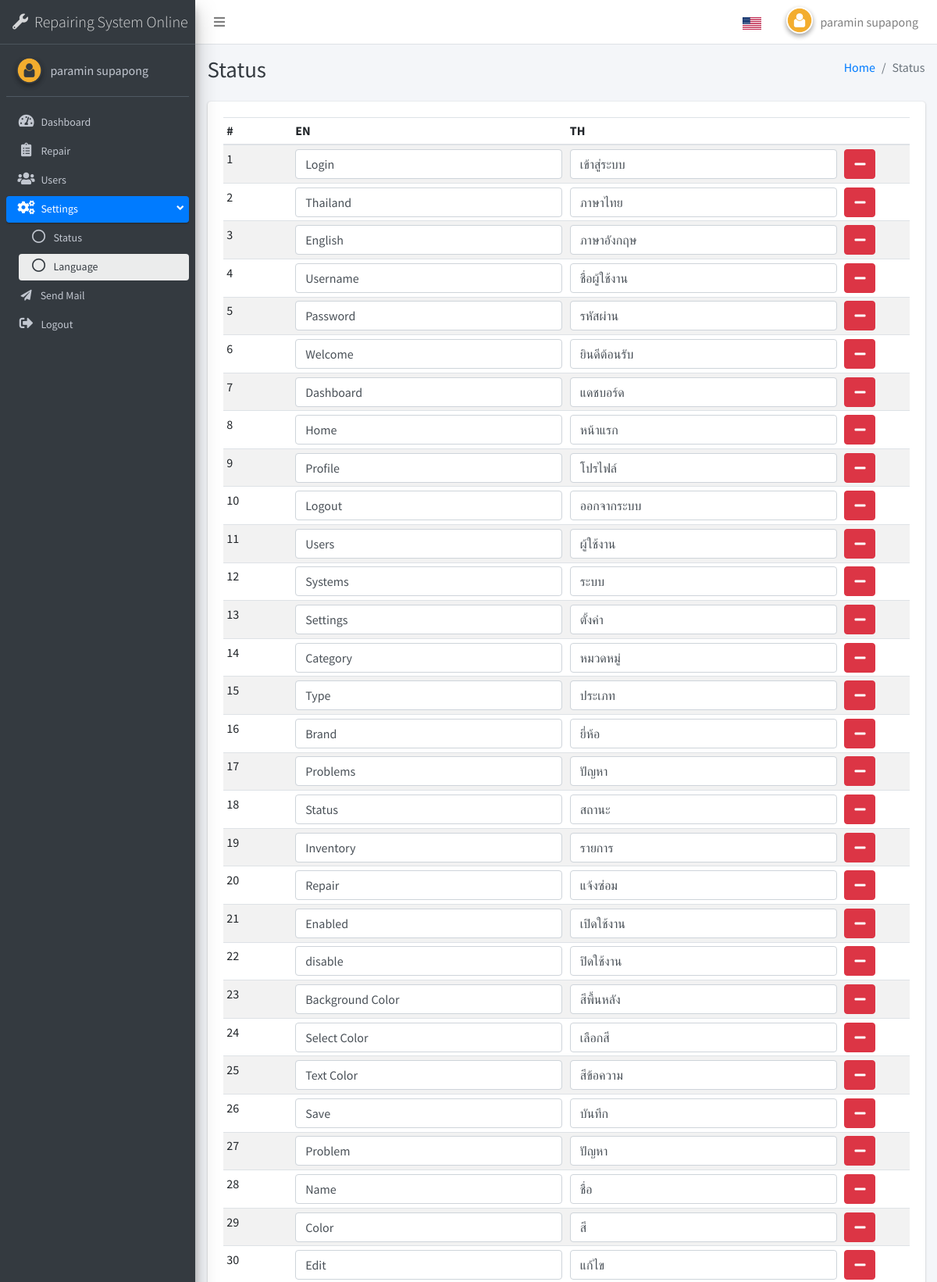
Page /index.php?page=language (signed in, upper part) on the committed database.
### tables this page shows
CREATE TABLE `ui_language` (
  `id` int(11) NOT NULL,
  `en` text NOT NULL,
  `th` text NOT NULL
);

### apps/language/index.php (the view, shortened to what this page needs)
<?php
  $fields = "*";
  $table = "ui_language";
  $conditions = "";
  $languages = fetch_all($fields, $table, $conditions);
?>
<div class="content-wrapper">
  <div class="content-header">
    <div class="container-fluid">
      <div class="row mb-2">
        <div class="col-sm-6">
          <h1 class="m-0 text-dark"><?php lang("Status");?></h1>
        </div>
        <div class="col-sm-6">
          <ol class="breadcrumb float-sm-right">
            <li class="breadcrumb-item"><a href="./"><?php lang("Home");?></a></li>
            <li class="breadcrumb-item active"><?php lang("Status");?></li>
          </ol>
        </div>
      </div>
    </div>
  </div>
  <div class="content">
    <div class="container-fluid">
      <div class="row">
        <div class="col-lg-12">
          <div class="card">
            <div class="card-body">
              <form action="apps/language/do_language.php?action=update_language" id="frm" method="POST">
                <div class="table-responsive">
                  <table class="table table-striped table-hover table-sm">
                    <thead>
                      <tr>
                        <th width="10%">#</th>
                        <th width="40%"><?php lang("EN");?></th>
                        <th width="40%"><?php lang("TH");?></th>
                        <th width="10%"></th>
                      </tr>
                    </thead>
                    <tbody>
                      <?php
                $i = 1;
                foreach($languages as $row){
                ?>
                      <tr>
                        <td><?php echo $i++;?></td>
                        <td><input type="text" name="en[<?php echo $row["id"];?>][]" class="form-control" value="<?php echo $row["en"];?>"></td>
                        <td><input type="text" name="th[<?php echo $row["id"];?>][]" class="form-control" value="<?php echo $row["th"];?>"></td>
                        <td>
                          <a href="apps/language/do_language.php?action=delete&id=<?php echo $row["id"];?>" class="btn btn-danger" onClick="return confirm('Delete?');"><i class="fas fa-minus"></i></a>
                        </td>
                      </tr>
                <?php } ?>
                    </tbody>
                  </table>
                </div>
            </div>
          </div>
        </div>
      </div>
    </div>
  </div>
</div>

### db_function/function.php (shortened to what this page needs)
<?php
function lang($text, $echo = true){
    global $conn;
    $lang = isset($_SESSION["LANGUAGE"]) ? $_SESSION["LANGUAGE"] : "en" ;
    $stmt =  $conn->prepare(" DESCRIBE ui_language   ");
    $stmt->bindParam(":lang",$lang);
    $stmt->execute();
    $data = $stmt->fetchAll(PDO::FETCH_ASSOC);
    $conditions = false;
    if($data === FALSE){
        if($echo){
            echo $text;
        }else{
            return $text;
        }
    }else{
        foreach($data as $row){
            if($row["Field"] == $lang){
                $conditions = true;
            }
        }
        if($conditions){
            $stmt =  $conn->prepare("SELECT * FROM ui_language WHERE en = :txt OR th = :txt ");
            $stmt->bindParam(":txt",$text, PDO::PARAM_STR);
            $stmt->execute();
            $data = $stmt->fetch(PDO::FETCH_ASSOC);
            if($data === FALSE){
                $sql = "INSERT INTO `ui_language` SET ";
                $sql .= " en = :txt ";
                $stmt = $conn->prepare($sql);
                $stmt->bindParam(":txt",$text);
                $result = $stmt->execute();
                if($echo){
                    echo $text;
                }else{
                    return $text;
                }
            }else{
                $txt_lang = !empty($data[$lang]) ? $data[$lang] : $data["en"];
                if($echo){
                    echo $txt_lang;
                }else{
                    return $txt_lang;
                }
            }
        }
    }
}
function fetch_all($fields, $table, $conditions = NULL , $req = NULL){
    global $conn;
    try{
        $stmt = $conn->prepare("SELECT $fields FROM `$table` $conditions ");
        if(!empty($req)){
            foreach($req as $key => $v){
                $stmt->bindParam(":".$key,$v);
            }
        }
        $result = $stmt->execute();
        $data = array();
        while($row = $stmt->fetch(PDO::FETCH_ASSOC)){
          $data[] = $row;
        }
    }catch(PDOException $e){
        echo "Error: " . $e->getMessage();
        die();
    }
    return $data;
}
?>

### rows in the picture
ui_language: en "Repairing System Online"
ui_language: en "Dashboard", th "แดชบอร์ด"
ui_language: en "Repair", th "แจ้งซ่อม"
ui_language: en "Users", th "ผู้ใช้งาน"
ui_language: en "Settings", th "ตั้งค่า"
ui_language: en "Status Status Status", en "Status", th "สถานะ"
ui_language: en "Language"
ui_language: en "Send Mail"
ui_language: en "Logout", th "ออกจากระบบ"
ui_language: en "Home", th "หน้าแรก"
ui_language: en "EN"
ui_language: en "TH"
ui_language: en "Login", th "เข้าสู่ระบบ"
ui_language: en "Thailand", th "ภาษาไทย"
ui_language: en "English", th "ภาษาอังกฤษ"
ui_language: en "Username", th "ชื่อผู้ใช้งาน"
ui_language: en "Password", th "รหัสผ่าน"
ui_language: en "Welcome", th "ยินดีต้อนรับ"
ui_language: en "Profile", th "โปรไฟล์"
ui_language: en "Systems", th "ระบบ"
ui_language: en "Category", th "หมวดหมู่"
ui_language: en "Type", th "ประเภท"
ui_language: en "Brand", th "ยี่ห้อ"
ui_language: en "Problems", th "ปัญหา"
ui_language: en "Inventory", th "รายการ"
ui_language: en "Enabled", th "เปิดใช้งาน"
ui_language: en "disable", th "ปิดใช้งาน"
ui_language: en "Background Color", th "สีพื้นหลัง"
ui_language: en "Select Color", th "เลือกสี"
ui_language: en "Text Color", th "สีข้อความ"
ui_language: en "Save", th "บันทึก"
ui_language: en "Problem", th "ปัญหา"
ui_language: en "Name", th "ชื่อ"
ui_language: en "Color", th "สี"
ui_language: en "Edit", th "แก้ไข"

### other values in the picture
$_SESSION["FIRST_NAME"] "paramin"
$_SESSION["LAST_NAME"] "supapong"
